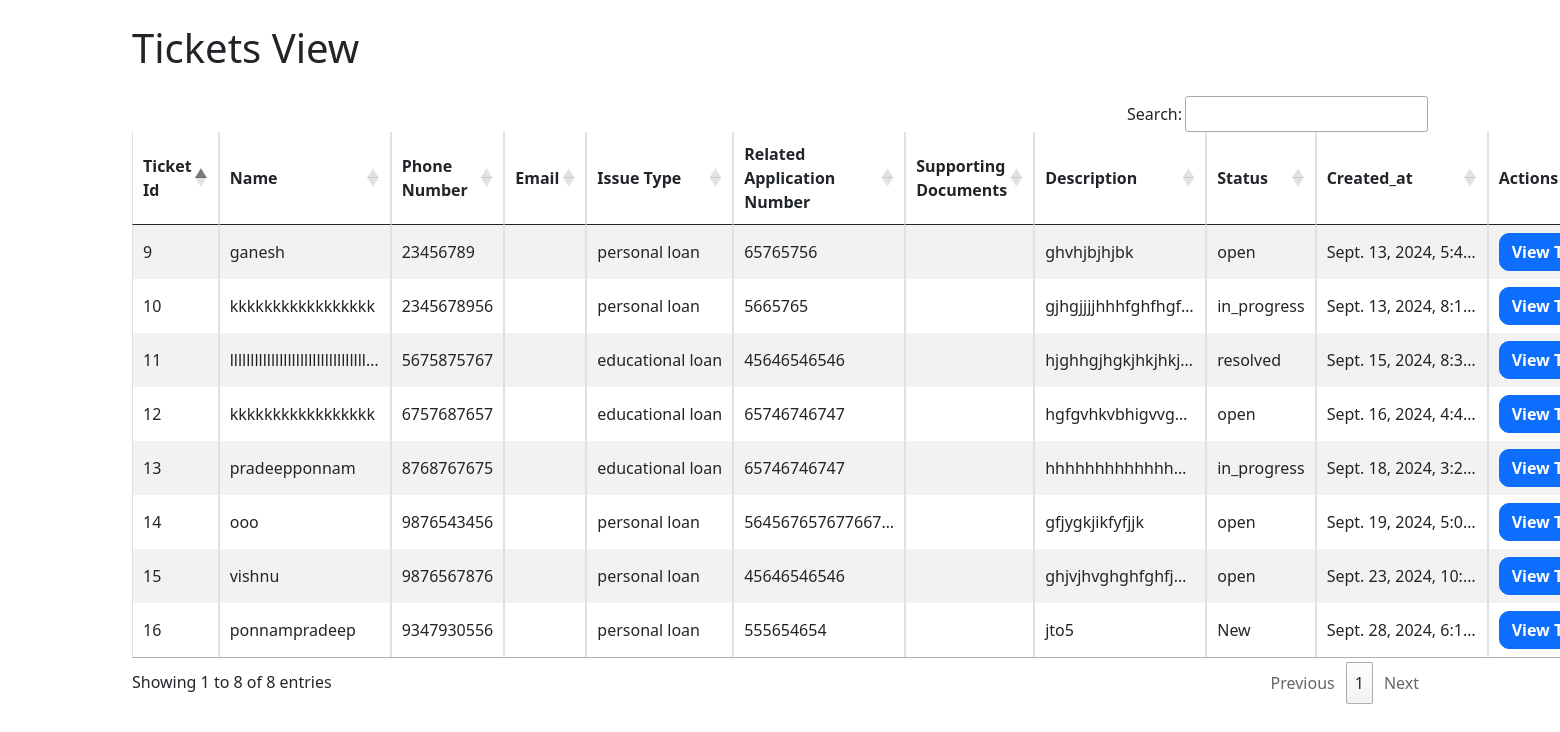
The app's page /ticketview/ with its own data.
### hyd/models.py (models this page shows, shortened)
class Ticket(models.Model):
    TICKET_STATUS_CHOICES = [
        ('New', 'New'),
        ('Open', 'Open'),
        ('In Progress', 'In Progress'),
        ('Closed', 'Closed'),
    ]
    ISSUE_CHOICES = [
        ('personal loan', 'Personal Loan'),
        ('educational loan', 'Educational Loan'),
        ('car loan', 'Car Loan'),
        ('business loan', 'Business Loan'),
        ('Loan Against Property', 'Loan Against Property'),
        ('CreditCard', 'Credit Card'),
        ('Insurance', 'Insurance'),
        ('Other Loan', 'Other Loan'),
    ]
    ticket_id = models.AutoField(primary_key=True)
    name = models.CharField(max_length=100, validators=[validate_only_letters])
    phone_number = models.CharField(max_length=15, validators=[validate_mobile_number])
    email = models.EmailField(max_length=254, unique=True, validators=[validate_email])
    issue_type = models.CharField(max_length=100, choices=ISSUE_CHOICES) # Use snake_case
    description = models.TextField()
    related_application_number = models.CharField(max_length=100, blank=True, null=True)
    status = models.CharField(max_length=20, choices=TICKET_STATUS_CHOICES, default='New')
    created_at = models.DateTimeField(auto_now_add=True)
    updated_at = models.DateTimeField(auto_now=True)

### hyd/views.py (the view)
# urls.py: path('ticketview/',views.ticketview,name='ticketview'),
def ticketview(request):
     data=Ticket.objects.all()
     return render(request,'ticket_view.html',{'data':data})

### hyd/templates/ticket_view.html (shortened to what this page needs)
<!DOCTYPE html>
<html lang="en">
<head>
    <link href="https://cdn.jsdelivr.net/npm/bootstrap@5.0.2/dist/css/bootstrap.min.css" rel="stylesheet">
    <link rel="stylesheet" href="https://cdn.datatables.net/1.13.6/css/jquery.dataTables.min.css">
    <link rel="stylesheet" href="https://cdn.datatables.net/buttons/2.3.6/css/buttons.dataTables.min.css">
    <link rel="stylesheet" href="https://cdn.datatables.net/responsive/2.4.1/css/responsive.dataTables.min.css">
</head>
<body>
    <div class="container my-4">
        <h1 class="mb-4">Tickets View</h1>
        <table id="ticketTable" class="table table-bordered table-striped table-responsive">
            <thead>
                <tr>
                    <th>Ticket Id</th>
                    <th>Name</th>
                    <th>Phone Number</th>
                    <th>Email</th>
                    <th>Issue Type</th>
                    <th>Related Application Number</th>
                    <th>Supporting Documents</th>
                    <th>Description</th>
                    <th>Status</th>
                    <th>Created_at</th>
                    <th>Actions</th>
                </tr>
            </thead>
            <tbody>
                {% for x in data %}
                <tr>
                    <td>{{ x.ticket_id }}</td>
                    <td>{{ x.name }}</td>
                    <td>{{ x.phone_number }}</td>
                    <td>{{ x.email}}</td>
                    <td>{{ x.issue_type }}</td>
                    <td>{{ x.related_application_number }}</td>
                    <td>{{ x.supporting_documents }}</td>
                    <td>{{ x.description }}</td>
                    <td>{{ x.status }}</td>
                    <td>{{ x.created_at }}</td>
                    <td>
                        <a href="{% url 'ticket_details' x.pk %}" class="btn btn-primary">
                            <b>View Ticket Details</b>
                        </a>
                    </td>
                </tr>
                {% endfor %}
            </tbody>
        </table>
    </div>
</body>
</html>

### hyd/templates/ticket_view.html (style rules this page uses)
table th { text-align: center; vertical-align: middle; }
table td { vertical-align: middle; max-width: 150px; overflow: hidden; text-overflow: ellipsis; white-space: nowrap; }
table { width: 100%; table-layout: auto; }
a.btn-primary { border-radius: 10px; width: 100%; }

### records on screen
Ticket: ticket_id "9", name "ganesh", phone_number "23456789", issue_type "personal loan", related_application_number "65765756", description "ghvhjbjhjbk", status "open", created_at "Sept. 13, 2024, 5:4…"
Ticket: ticket_id "10", name "kkkkkkkkkkkkkkkkk", phone_number "2345678956", issue_type "personal loan", related_application_number "5665765", description "gjhgjjjjhhhfghfhgf…", status "in_progress", created_at "Sept. 13, 2024, 8:1…"
Ticket: ticket_id "11", name "lllllllllllllllllllllllllllllllll…", phone_number "5675875767", issue_type "educational loan", related_application_number "45646546546", description "hjghhgjhgkjhkjhkj…", status "resolved", created_at "Sept. 15, 2024, 8:3…"
Ticket: ticket_id "12", name "kkkkkkkkkkkkkkkkk", phone_number "6757687657", issue_type "educational loan", related_application_number "65746746747", description "hgfgvhkvbhigvvg…", status "open", created_at "Sept. 16, 2024, 4:4…"
Ticket: ticket_id "13", name "pradeepponnam", phone_number "8768767675", issue_type "educational loan", related_application_number "65746746747", description "hhhhhhhhhhhhh…", status "in_progress", created_at "Sept. 18, 2024, 3:2…"
Ticket: ticket_id "14", name "ooo", phone_number "9876543456", issue_type "personal loan", related_application_number "564567657677667…", description "gfjygkjikfyfjjk", status "open", created_at "Sept. 19, 2024, 5:0…"
Ticket: ticket_id "15", name "vishnu", phone_number "9876567876", issue_type "personal loan", related_application_number "45646546546", description "ghjvjhvghghfghfj…", status "open", created_at "Sept. 23, 2024, 10:…"
Ticket: ticket_id "16", name "ponnampradeep", phone_number "9347930556", issue_type "personal loan", related_application_number "555654654", description "jto5", status "New", created_at "Sept. 28, 2024, 6:1…"
